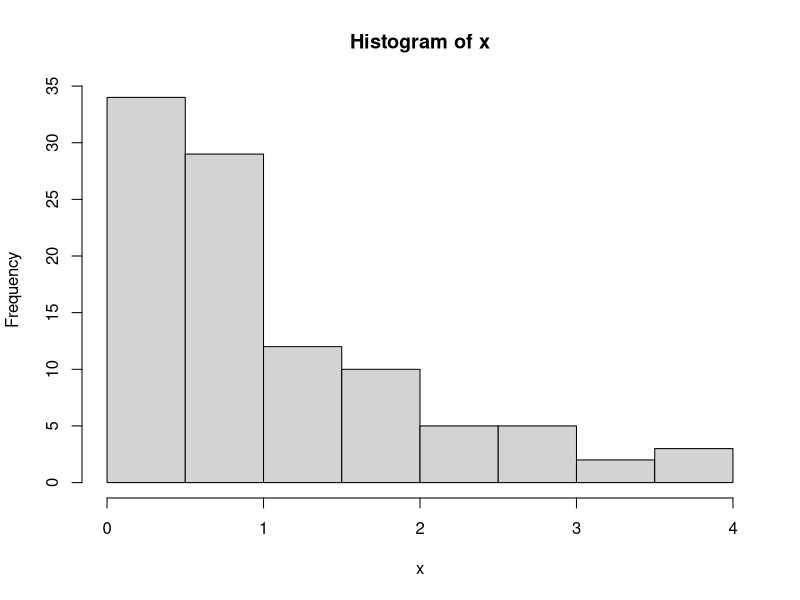
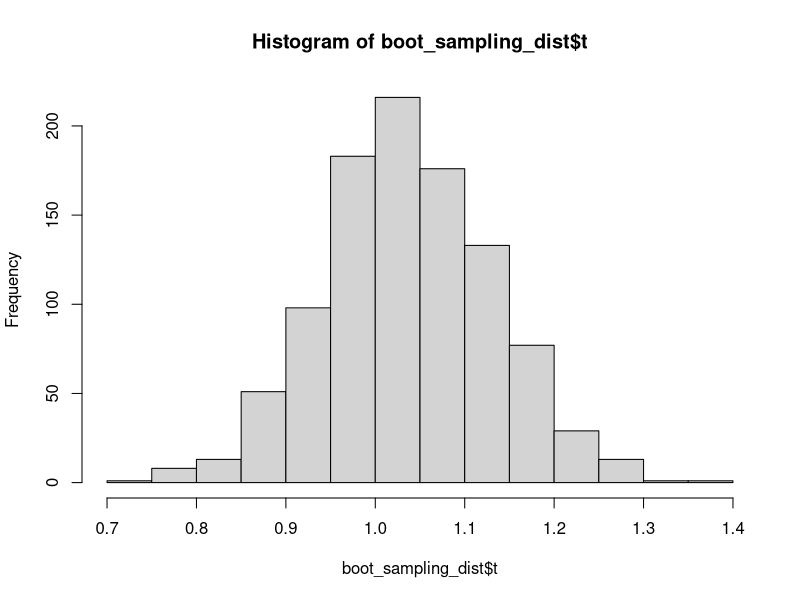

Generate these figures, in order, with R:
## ---- chunk 1
#| label: simulate our data
set.seed(138)
x <- rexp(100, rate = 1) # Know pop. mean = 1
hist(x)
## ---- chunk 2
#| label: construct bootstrap sampling distribution
library(boot) # already done in activity #4

boot_sample_mean <- function(df, ind){
  # df = data frame containing the original data to sample from
  # ind = vector of row indices corresponding to the bootstrap sample
  
  # Step 1 - the bootstrap sample is inherent when we subset df based on ind
  boot_df <- df[ind, , drop = FALSE]
  
  # Step 2: calculate the statistic
  boot_mean <- mean(boot_df$x)
  # Note to self: we better have a column labeled "x"
  return(boot_mean) # explicitly what is being output
}

sim_data <- data.frame(
  x = x
)

set.seed(142)
boot_sampling_dist <- boot(
  data = sim_data,
  statistic = boot_sample_mean,
  R = 1000
)
## ---- chunk 3
#| label: bootstrap percentile interval
hist(boot_sampling_dist$t)
C <- 0.95 # confidence level as a decimal
alpha <- (1-C) # sig. level + conf. level = 1
percentile_bounds <- quantile(
  boot_sampling_dist$t, # vector we are finding percentiles of
  c(alpha/2, 1 - alpha/2) # vector of percentiles to use
)
print(percentile_bounds)
## ---- chunk 4
#| label: turn percentile CI into a function

boot_percentile_ci <- function(x, B = 1000, C = 0.95){
  # this function constructs a single bootstrap percentile CI
  # x = a vector of data
  # B = the number of bootstrap samples
  # C = the confidence level
  
  sim_data <- data.frame(
    x = x
  )
  # get the sampling dist.
  boot_sampling_dist <- boot(
  data = sim_data,
  statistic = boot_sample_mean,
  R = B
)
  # get the quantiles of the sampling dist.
alpha <- (1-C) # sig. level + conf. level = 1
percentile_bounds <- quantile(
  boot_sampling_dist$t, # vector we are finding percentiles of
  c(alpha/2, 1 - alpha/2) # vector of percentiles to use
) 

return(percentile_bounds)
}
## ---- chunk 5
#| label: lots of simdata

lots_of_simdata <- matrix(
  rexp(1000*100, rate = 1),
  nrow = 100,
  ncol = 1000
)

## ---- chunk 6
#| label: percentile CI on each random sample
# now we need to apply our function over each column of simulated data

set.seed(206)
boot_perc_cis <- apply(
  lots_of_simdata, # matrix with the data in it
  2, # apply over each COLUMN in the matrix
  boot_percentile_ci # function to apply
)

## ---- chunk 7
#| label: estimate the confidence level

boot_low <- boot_perc_cis[1,]
boot_high <- boot_perc_cis[2,]
cover <- boot_low < 1 & boot_high > 1
# TRUE if 1 is between boot_low and boot_high, FALSE o/w
mean(cover) # TRUE = 1, FALSE = 0
# this gives proportion of our 1000 CIs that cover 1
## ---- chunk 8
#| label: manually do the BCa adjustments
# start with bias correction
#observed_estimate <- mean(simdata)
##prop_below_orig <- sum(bootstrap_estimates <  observed_estimate)/B
#z0.hat <- qnorm(prop_below_orig)

# acceleration requires jackknifing
#jackknife_estimates <- numeric(n)  # we remove each observation once
#for (i in 1:n){
 # newdata <- simdata[-i]  # remove the ith observation from the vector
  #jackknife_estimates[i] <- mean(newdata)  # compute the mean of all but the ith observation
#}

#jackknife_mean <- mean(jackknife_estimates)

##a.temp <- jackknife_mean - jackknife_estimates
#a.numerator <- sum(a.temp^3)
#a.denominator <- 6*(sum(a.temp^2))^(3/2)
#a.hat <- a.numerator/a.denominator

# compute the corrections
#fraction.low <- (z0.hat + qnorm(alpha/2))/(1 - a.hat*(z0.hat + qnorm(alpha/2)))
#fraction.high <- (z0.hat + qnorm(1-alpha/2))/(1 - a.hat*(z0.hat + qnorm(1-alpha/2)))

# compute the actual quantiles based on the corrections
#BCa.quantiles <- pnorm(c(fraction.low, fraction.high))

# compute the confidence interval
#boot_bca_ci <- quantile(bootstrap_estimates, probs = BCa.quantiles)
#print(boot_bca_ci)
## ---- chunk 9
#| label: load packages
library(boot)
## ---- chunk 10
#| label: Step 1 define the function
boot_sample_mean <- function(df, ind){
  # df = data frame containing the original data to sample from
  # ind = vector of row indices corresponding to the bootstrap sample
  
  # Step 1 - the bootstrap sample is inherent when we subset df based on ind
  boot_df <- df[ind, , drop = FALSE]
  
  # Step 2: calculate the statistic
  boot_mean <- mean(boot_df$x)
  # Note to self: we better have a column labeled "x"
  return(boot_mean) # explicitly what is being output
}
## ---- chunk 11
#| label: Step 2 create bootstrap samples
sim_data <- data.frame(
  x = x
)

set.seed(142)
boot_sampling_dist <- boot(
  data = sim_data,
  statistic = boot_sample_mean,
  R = 1000
)
## ---- chunk 12
#| label: Step 3 with boot.ci
boot.ci(
  boot_sampling_dist, # the thing we got out of the boot fn.
  conf = 0.95, # confidence level
#  type = c("perc", # percentile CI
#           "bca" # BCa CI
#           )
)
